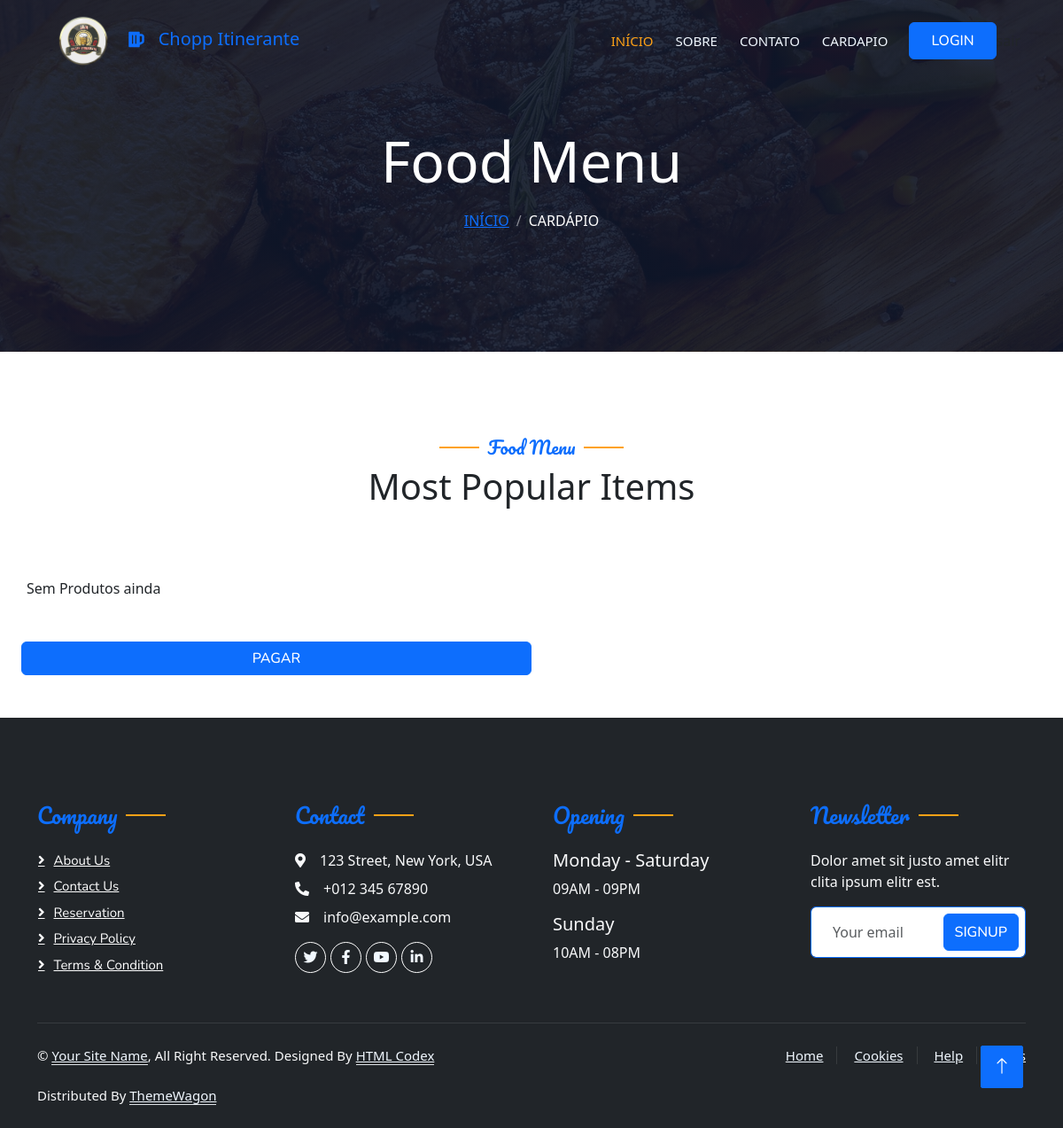
Before: /cardapio/ with the older database file.
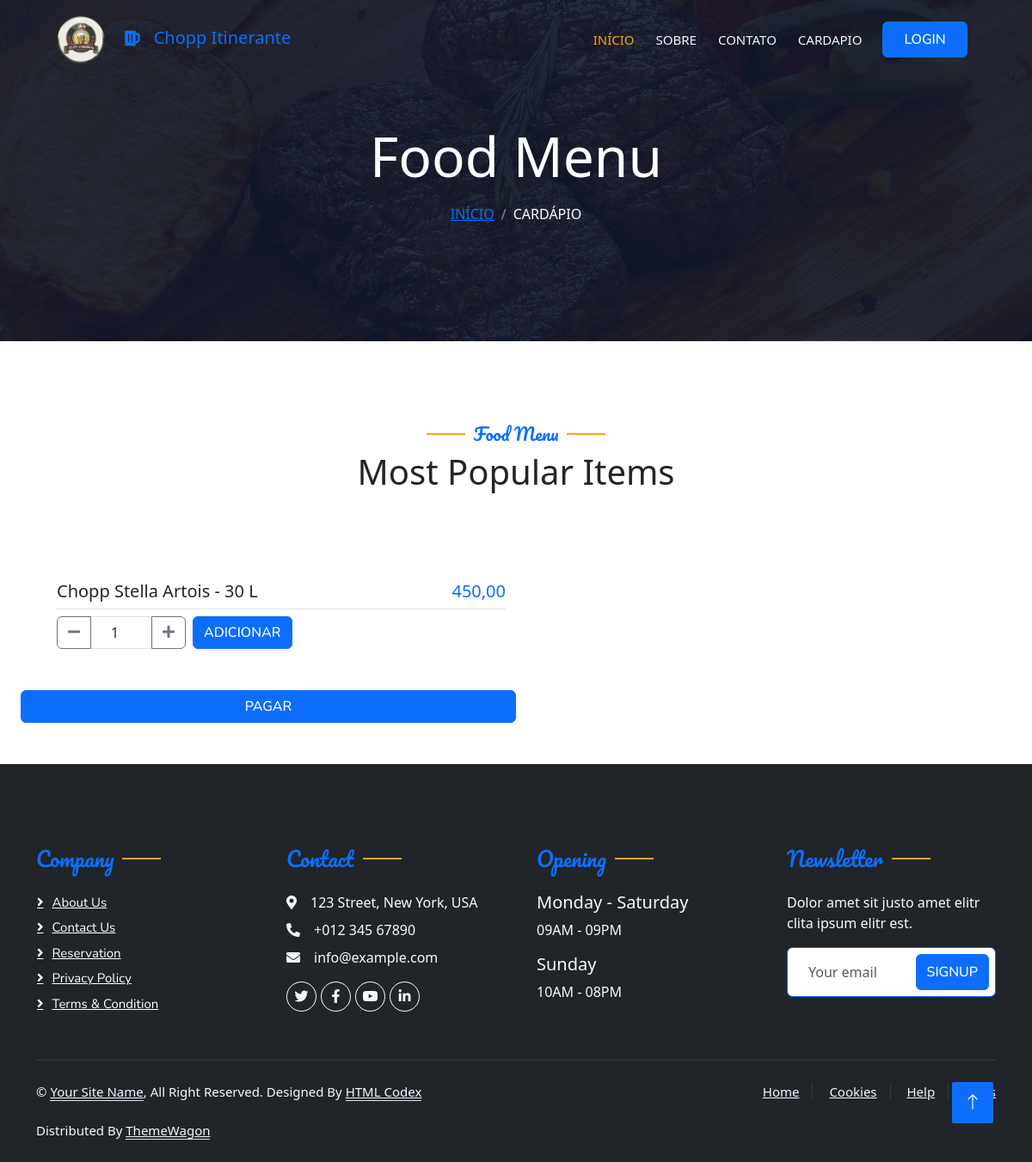
After: the same page with the newer database file.
### produto/models.py (models this page shows, shortened)
class Produto(models.Model):
    nome = models.CharField(max_length=100)
    disponivel = models.BooleanField(default=True)  # Use um valor padrão
    valor = models.DecimalField(max_digits=10, decimal_places=2)  # Usar DecimalField é melhor para preços
    litros = models.PositiveIntegerField()  # Litros devem ser um valor positivo
    imagem = models.ImageField(upload_to='chopps', blank=True, null=True, default=None)
    collector_id = models.CharField(max_length=20, default=0)

### produto/views.py (the view)
# urls.py: path('cardapio/', CardapioView.as_view(), name='cardapio'),
class CardapioView(TemplateView):
    template_name = 'menu.html'
    def get(self, request, **kwargs):
        context = super().get_context_data(**kwargs)
        context['produtos'] = Produto.objects.all()
        return render(request, self.template_name, context)

### templates/menu.html (shortened to what this page needs)
<!DOCTYPE html>
<html lang="pt-br">
<head>
    <link href="https://cdnjs.cloudflare.com/ajax/libs/font-awesome/5.10.0/css/all.min.css" rel="stylesheet">
    <link href="https://cdn.jsdelivr.net/npm/bootstrap-icons@1.4.1/font/bootstrap-icons.css" rel="stylesheet">
    <link href="/static/lib/animate/animate.min.css" rel="stylesheet">
    <link href="/static/lib/owlcarousel/assets/owl.carousel.min.css" rel="stylesheet">
    <link href="/static/lib/tempusdominus/css/tempusdominus-bootstrap-4.min.css" rel="stylesheet" />
    <link href="/static/css/bootstrap.min.css" rel="stylesheet">
    <link href="/static/css/style.css" rel="stylesheet"></head>
<body>
        {% include 'parciais/nav_bar.html'%}
            <div class="container-xxl py-5 bg-dark hero-header mb-5">
                <div class="container text-center my-5 pt-5 pb-4">
                    <h1 class="display-3 text-white mb-3 animated slideInDown">Food Menu</h1>
                    <nav aria-label="breadcrumb">
                        <ol class="breadcrumb justify-content-center text-uppercase">
                            <li class="breadcrumb-item"><a href="#">Início</a></li>
                            <li class="breadcrumb-item text-white active" aria-current="page">Cardápio</li>
                        </ol>
                    </nav>
                </div>
            </div>
        <div class="container-xxl py-5">
            <div class="container">
                <div class="text-center wow fadeInUp" data-wow-delay="0.1s">
                    <h5 class="section-title ff-secondary text-center text-primary fw-normal">Food Menu</h5>
                    <h1 class="mb-5">Most Popular Items</h1>
                </div>
                <div class="tab-class text-center wow fadeInUp" data-wow-delay="0.1s">
                    <div class="tab-content">
                        <div id="tab-1" class="tab-pane fade show p-0 active">
                            <div class="row g-4">
                                {% if produtos %}
                                    {% for produto in produtos %}
                                    <div class="col-lg-6">
                                        <div class="d-flex align-items-center">
                                            <div class="w-100 d-flex flex-column text-start ps-4">
                                                <h5 class="d-flex justify-content-between border-bottom pb-2">
                                                    <span>{{ produto.nome }} - {{ produto.litros }} L</span>
                                                    <span class="text-primary">{{ produto.valor }}</span>
                                                </h5>
                                                <div class="produto-item">
                                                    {% if request.user.is_authenticated%}
                                                        <form hx-post="{% url 'adicionar_ao_carrinho' produto.id %}"
                                                            hx-target="#mensagem-produto-{{ produto.id }}"
                                                            hx-swap="innerHTML"
                                                            hx-trigger="submit"
                                                            hx-on="htmx:afterRequest: atualizarQuantidadeCarrinho"
                                                            method="post" class="d-flex align-items-center">
                                                            {% csrf_token %}
                                                            <input type="hidden" name="produto_id" value="{{ produto.id }}">
                                                            <label for="quantidade_{{ produto.id }}" class="visually-hidden">Quantidade:</label>
                                                            <div class="input-group" style="width: 150px;">
                                                                <button type="button" class="btn btn-outline-secondary" onclick="decrementar('{{ produto.id }}')">
                                                                    <i class="fas fa-minus"></i>
                                                                </button>
                                                                <input type="number" id="quantidade_{{ produto.id }}" name="quantidade" value="1" min="1" class="form-control text-center" style="max-width: 80px;">
                                                                <button type="button" class="btn btn-outline-secondary" onclick="incrementar('{{ produto.id }}')">
                                                                    <i class="fas fa-plus"></i>
                                                                </button>
                                                            </div>
                                                            <button type="submit" class="btn btn-primary ms-2">Adicionar</button>
                                                        </form>
                                                    {%else%}
                                                        <form method='POST' action="{% url 'login'  %}"
                                                            method="post" class="d-flex align-items-center">
                                                            <div class="input-group" style="width: 150px;">
                                                                <button type="button" class="btn btn-outline-secondary" onclick="decrementar('{{ produto.id }}')">
                                                                    <i class="fas fa-minus"></i>
                                                                </button>
                                                                <input type="number" id="quantidade_{{ produto.id }}" name="quantidade" value="1" min="1" class="form-control text-center" style="max-width: 80px;">
                                                                <button type="button" class="btn btn-outline-secondary" onclick="incrementar('{{ produto.id }}')">
                                                                    <i class="fas fa-plus"></i>
                                                                </button>
                                                        </div>
                                                        <button type="submit" class="btn btn-primary ms-2">Adicionar</button>
                                                        </form>
                                                    {%endif%}
                                                </div>
                                            </div>
                                        </div>
                                    </div>
                                    {% endfor %}
                                {%else%}
                                    Sem Produtos ainda
                                {%endif%}
                            </div>
                        </div>
                    </div>
                </div>
            </div>
        </div>
        <div class="col-lg-6">
            <div class="d-flex align-items-center">
                <div class="w-100 d-flex flex-column text-start ps-4" id="quantidade-carrinho">
                    <a href="{% url 'pagina_carrinho' %}"type="submit" class="btn btn-primary add-to-cart">Pagar</a>
                </div>
            </div>
        </div>
        <div class="container-fluid bg-dark text-light footer pt-5 mt-5 wow fadeIn" data-wow-delay="0.1s">
            <div class="container py-5">
                <div class="row g-5">
                    <div class="col-lg-3 col-md-6">
                        <h4 class="section-title ff-secondary text-start text-primary fw-normal mb-4">Company</h4>
                        <a class="btn btn-link" href="">About Us</a>
                        <a class="btn btn-link" href="">Contact Us</a>
                        <a class="btn btn-link" href="">Reservation</a>
                        <a class="btn btn-link" href="">Privacy Policy</a>
                        <a class="btn btn-link" href="">Terms & Condition</a>
                    </div>
                    <div class="col-lg-3 col-md-6">
                        <h4 class="section-title ff-secondary text-start text-primary fw-normal mb-4">Contact</h4>
                        <p class="mb-2"><i class="fa fa-map-marker-alt me-3"></i>123 Street, New York, USA</p>
                        <p class="mb-2"><i class="fa fa-phone-alt me-3"></i>+012 345 67890</p>
                        <p class="mb-2"><i class="fa fa-envelope me-3"></i>info@example.com</p>
                        <div class="d-flex pt-2">
                            <a class="btn btn-outline-light btn-social" href=""><i class="fab fa-twitter"></i></a>
                            <a class="btn btn-outline-light btn-social" href=""><i class="fab fa-facebook-f"></i></a>
                            <a class="btn btn-outline-light btn-social" href=""><i class="fab fa-youtube"></i></a>
                            <a class="btn btn-outline-light btn-social" href=""><i class="fab fa-linkedin-in"></i></a>
                        </div>
                    </div>
                    <div class="col-lg-3 col-md-6">
                        <h4 class="section-title ff-secondary text-start text-primary fw-normal mb-4">Opening</h4>
                        <h5 class="text-light fw-normal">Monday - Saturday</h5>
                        <p>09AM - 09PM</p>
                        <h5 class="text-light fw-normal">Sunday</h5>
                        <p>10AM - 08PM</p>
                    </div>
                    <div class="col-lg-3 col-md-6">
                        <h4 class="section-title ff-secondary text-start text-primary fw-normal mb-4">Newsletter</h4>
                        <p>Dolor amet sit justo amet elitr clita ipsum elitr est.</p>
                        <div class="position-relative mx-auto" style="max-width: 400px;">
                            <input class="form-control border-primary w-100 py-3 ps-4 pe-5" type="text" placeholder="Your email">
                            <button type="button" class="btn btn-primary py-2 position-absolute top-0 end-0 mt-2 me-2">SignUp</button>
                        </div>
                    </div>
                </div>
            </div>
            <div class="container">
                <div class="copyright">
                    <div class="row">
                        <div class="col-md-6 text-center text-md-start mb-3 mb-md-0">
                            &copy; <a class="border-bottom" href="#">Your Site Name</a>, All Right Reserved.
							Designed By <a class="border-bottom" href="https://htmlcodex.com">HTML Codex</a><br><br>
                            Distributed By <a class="border-bottom" href="https://themewagon.com" target="_blank">ThemeWagon</a>
                        </div>
                        <div class="col-md-6 text-center text-md-end">
                            <div class="footer-menu">
                                <a href="">Home</a>
                                <a href="">Cookies</a>
                                <a href="">Help</a>
                                <a href="">FQAs</a>
                            </div>
                        </div>
                    </div>
                </div>
            </div>
        </div>
        <a href="#" class="btn btn-lg btn-primary btn-lg-square back-to-top"><i class="bi bi-arrow-up"></i></a>
</body>
</html>

### templates/parciais/nav_bar.html (shortened to what this page needs)
<div class="container-xxl position-relative p-0">
    <nav class="navbar navbar-expand-lg navbar-dark bg-dark px-4 px-lg-5 py-3 py-lg-0">
        <a href="" class="navbar-brand p-0">
            <h5 class="text-primary m-0"><img src="static/img/logo_chopp-removebg.png" alt="Logo">
            </a><i class="fa fa-beer me-3"></i>Chopp Itinerante</h5>
        <div class="collapse navbar-collapse" id="navbarCollapse">
            <div class="navbar-nav ms-auto py-0 pe-4">
                <a href="{% url 'home'%}" class="nav-item nav-link active">Início</a>
                <a href="#about" class="nav-item nav-link">Sobre</a>
                <a href="#contato" class="nav-item nav-link">Contato</a>
                <a href="{% url 'cardapio' %}" class="nav-item nav-link">Cardapio</a>
            </div>
            <a href="{% url 'login'%}" class="btn btn-primary py-2 px-4">{% if not request.user.username%} login {% else%} {{request.user.username}} {%endif%}</a>
            <a href="{% url 'logout'%}" class="nav-item nav-link">sair</a>
        </div>
    </nav>
</div>

### static/css/style.css (style rules this page uses)
:root { --primary: #FEA116; --light: #F1F8FF; --dark: #0F172B; }
.ff-secondary { font-family: 'Pacifico', cursive; }
.back-to-top { position: fixed; display: none; right: 45px; bottom: 45px; z-index: 99; }
.btn { font-family: 'Nunito', sans-serif; font-weight: 500; text-transform: uppercase; transition: .5s; }
.btn.btn-primary, .btn.btn-secondary { color: #FFFFFF; }
.btn-lg-square { width: 48px; height: 48px; }
.btn-square, .btn-sm-square, .btn-lg-square { padding: 0; display: flex; align-items: center; justify-content: center; font-weight: normal; border-radius: 2px; }
.navbar-dark .navbar-nav .nav-link { position: relative; margin-left: 25px; padding: 35px 0; font-size: 15px; color: var(--light) !important; text-transform: uppercase; font-weight: 500; outline: none; transition: .5s; }
.navbar-dark .navbar-nav .nav-link:hover, .navbar-dark .navbar-nav .nav-link.active { color: var(--primary) !important; }
.navbar-dark .navbar-brand img { max-height: 60px; transition: .5s; }
@media (min-width: 992px) { .navbar-dark { position: absolute; width: 100%; top: 0; left: 0; z-index: 999; background: transparent !important; } }
.hero-header { background: linear-gradient(rgba(15, 23, 43, .9), rgba(15, 23, 43, .9)), url(../img/bg-hero.jpg); background-position: center center; background-repeat: no-repeat; background-size: cover; }
.breadcrumb-item + .breadcrumb-item::before { color: rgba(255, 255, 255, .5); }
.section-title { position: relative; display: inline-block; }
.section-title::before { position: absolute; content: ""; width: 45px; height: 2px; top: 50%; left: -55px; margin-top: -1px; background: var(--primary); }
.section-title::after { position: absolute; content: ""; width: 45px; height: 2px; top: 50%; right: -55px; margin-top: -1px; background: var(--primary); }
.section-title.text-start::before, .section-title.text-end::after { display: none; }
.footer .btn.btn-social { margin-right: 5px; width: 35px; height: 35px; display: flex; align-items: center; justify-content: center; color: var(--light); border: 1px solid #FFFFFF; border-radius: 35px; transition: .3s; }
.footer .btn.btn-link { display: block; margin-bottom: 5px; padding: 0; text-align: left; color: #FFFFFF; font-size: 15px; font-weight: normal; text-transform: capitalize; transition: .3s; }
.footer .btn.btn-link::before { position: relative; content: "\f105"; font-family: "Font Awesome 5 Free"; font-weight: 900; margin-right: 10px; }
.footer .copyright { padding: 25px 0; font-size: 15px; border-top: 1px solid rgba(256, 256, 256, .1); }
.footer .copyright a { color: var(--light); }
.footer .footer-menu a { margin-right: 15px; padding-right: 15px; border-right: 1px solid rgba(255, 255, 255, .1); }
.footer .footer-menu a:last-child { margin-right: 0; padding-right: 0; border-right: none; }

Changed rows visible on the page:
added Produto: nome "Chopp Stella Artois", litros "30", valor "450,00", quantidade "1"
Other visible differences:
text no longer shown: "Sem Produtos ainda"
